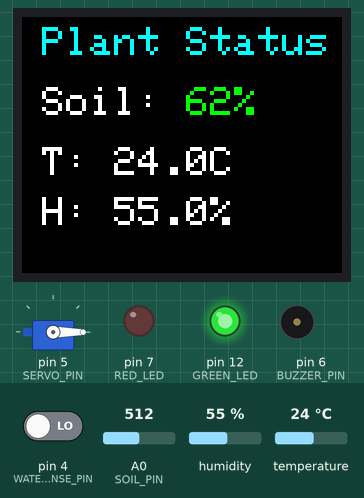
Simulated run of this sketch. Board: Arduino Uno, built with avr-gcc and run on an emulated ATmega328P. Shown: servo, 160×128 colour display, output pins drawn as LEDs (lit = HIGH), buzzer (waves = sounding, pin HIGH). Dashed ring = blinking. The inputs (shaded band) are chosen by the test bench; at power-on: pin 4 (WATER_SENSE_PIN) LOW, A0 (SOIL_PIN) = 512, humidity 55 %, temperature 24 °C.

Above: at 3.8 s.
3.9 s: pin 4 (WATER_SENSE_PIN) driven HIGH
At 4.91 s:
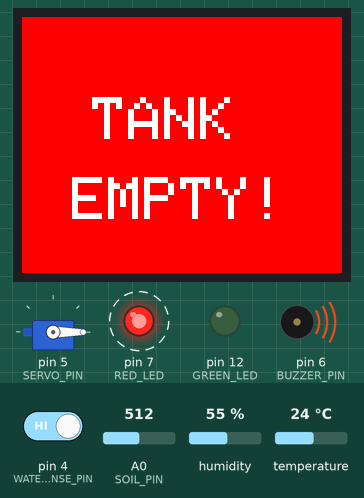
7.0 s: pin 4 (WATER_SENSE_PIN) driven LOW
At 10.8 s:
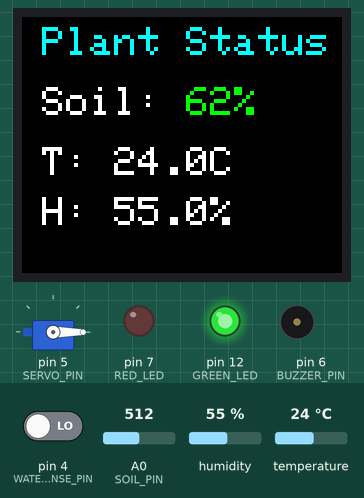
11.3 s: A0 (SOIL_PIN) set to 528
At 13.0 s:
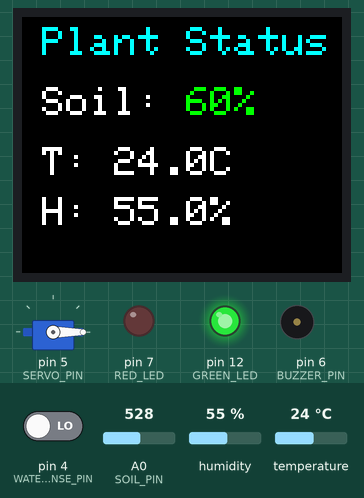
13.3 s: A0 (SOIL_PIN) set to 644
At 15.1 s:
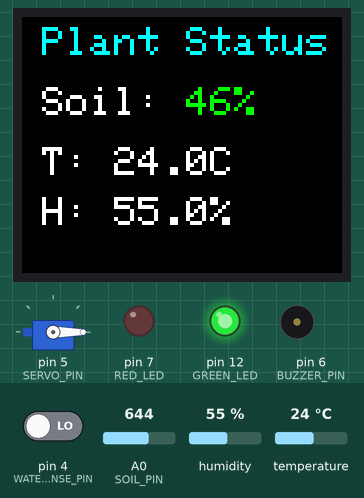
15.4 s: A0 (SOIL_PIN) set to 671
At 16.5 s:
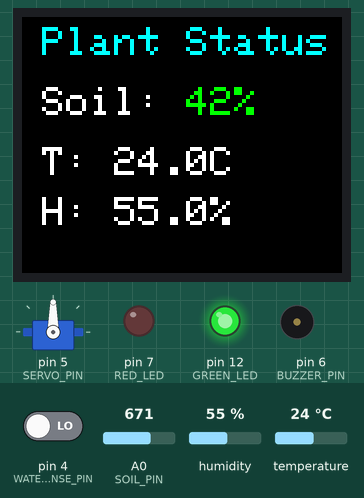
19.6 s: A0 (SOIL_PIN) set to 511
At 22.3 s:
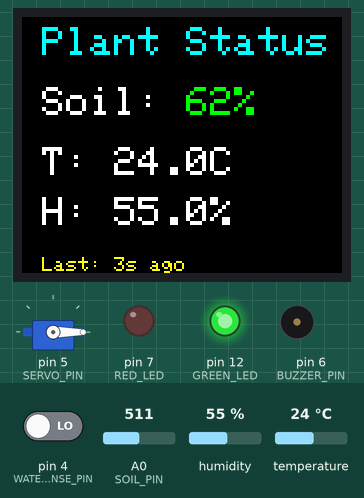
Timing chart, 0 to 23.8 s (numbered marks = the images above; inputs shaded):
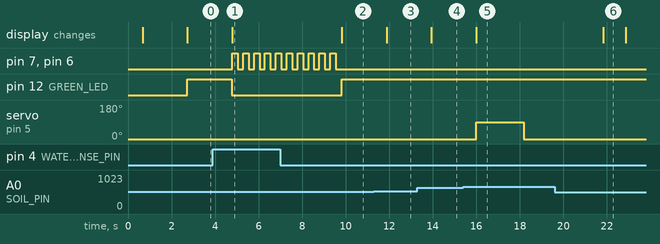

Measured:
- the behaviour switches between 512 and 513 on A0 (SOIL_PIN) (found by bisection; images 2 and 3)
- the behaviour switches between 652 and 653 on A0 (SOIL_PIN) (found by bisection; images 4 and 5)
- after the input at 3.9 s, pin 7 (RED_LED), pin 6 (BUZZER_PIN): alternates HIGH for 0.25 s and LOW for 0.25 s, starting after 0.89 s; pin 12 (GREEN_LED): HIGH → LOW after 0.87 s; the display: changes after 0.89 s (image 1)
- after the input at 7.0 s, pin 7 (RED_LED), pin 6 (BUZZER_PIN): goes on until 9.5 s, then stays LOW; pin 12 (GREEN_LED): LOW → HIGH after 2.8 s; the display: changes after 2.8 s (image 2)
- after the input at 11.3 s, the display: changes after 0.58 s (image 3)
- after the input at 13.3 s, the display: changes after 0.64 s (image 4)
- after the input at 15.4 s, servo on pin 5 (SERVO_PIN): 0° → 90° after 0.59 s, → 0° 2.2 s later; the display: changes after 0.59 s (image 5)
- after the input at 19.6 s, servo on pin 5 (SERVO_PIN): stays 0° (without the input it goes to 90° after 2.2 s); the display: changes after 2.2 s (image 6)

The sketch:

Smart_pot_Blueprint_2026.ino
```cpp
#include <Adafruit_GFX.h>
#include <Adafruit_ST7735.h>
#include <DHT.h>
#include <Servo.h>

// ====================== PINS ======================
#define TFT_CS     10
#define TFT_RST     8
#define TFT_DC      9
#define DHTPIN      2
#define DHTTYPE     DHT11
#define SOIL_PIN    A0
#define WATER_SENSE_PIN 4
#define BUZZER_PIN  6
#define RED_LED     7
#define GREEN_LED   12
#define SERVO_PIN   5

// ====================== OBJECTS ======================
Adafruit_ST7735 tft = Adafruit_ST7735(TFT_CS, TFT_DC, TFT_RST);
DHT dht(DHTPIN, DHTTYPE);
Servo wateringServo;

// ====================== VARIABLES ======================
int soilPercent = 0;
float temperature = 24.0; // Startup default
float humidity = 50.0;    // Startup default
bool tankEmpty = false;

unsigned long lastWaterTime = 0;
int lastSoilBefore = 0;
int lastSoilAfter = 0;
bool hasWateredOnce = false;

void setup() {
  Serial.begin(9600);
  pinMode(BUZZER_PIN, OUTPUT);
  pinMode(RED_LED, OUTPUT);
  pinMode(GREEN_LED, OUTPUT);

  // Set to INPUT (not pullup) to allow the sensor's own board to
  // pull the signal HIGH when it detects a "Dry" or "Low Water" state.
  pinMode(WATER_SENSE_PIN, INPUT);

  wateringServo.attach(SERVO_PIN);
  wateringServo.write(0);
  delay(500);
  wateringServo.detach();

  tft.initR(INITR_BLACKTAB);
  tft.setRotation(1);
  tft.fillScreen(ST7735_BLACK);

  dht.begin();

  tft.setTextSize(2);
  tft.setTextColor(ST7735_CYAN);
  tft.setCursor(25, 50);
  tft.print("SMART POT");
  tft.setTextSize(1);
  tft.setCursor(45, 80);
  tft.print("SYSTEM READY");
  delay(2000);
  tft.fillScreen(ST7735_BLACK);
}

void loop() {
  readSensors();
  checkTankAndAlarm(); // Full screen red alert if low water

  if (!tankEmpty) {
    displayStatus();
    // Smart Logic: Water if soil < 45%
    if (soilPercent < 45) {
      smartWaterPlant();
    } else {
      digitalWrite(GREEN_LED, HIGH);
      digitalWrite(RED_LED, LOW);
      digitalWrite(BUZZER_PIN, LOW);
    }
  }
  delay(1000);
}

void readSensors() {
  // Soil mapping: 1023 (Dry) to 200 (Wet)
  soilPercent = constrain(map(analogRead(SOIL_PIN), 1023, 200, 0, 100), 0, 100);

  // DHT11 Reliability Check
  float t_raw = dht.readTemperature();
  float h_raw = dht.readHumidity();

  // Only update if reading is valid, otherwise keep previous value
  if (!isnan(t_raw) && t_raw > 0) {
    temperature = t_raw;
    humidity = h_raw;
  }
}

void displayStatus() {
  tft.setTextSize(2);
  tft.setTextColor(ST7735_CYAN, ST7735_BLACK);
  tft.setCursor(10, 5);
  tft.print("Plant Status");

  tft.setCursor(10, 35);
  tft.setTextColor(ST7735_WHITE, ST7735_BLACK);
  tft.print("Soil: ");
  tft.setTextColor(soilPercent < 40 ? ST7735_RED : ST7735_GREEN, ST7735_BLACK);
  tft.print(soilPercent);
  tft.print("%  ");

  tft.setTextColor(ST7735_WHITE, ST7735_BLACK);
  tft.setCursor(10, 65);
  tft.print("T: "); tft.print(temperature, 1); tft.print("C  ");
  tft.setCursor(10, 90);
  tft.print("H: "); tft.print(humidity, 1); tft.print("%  ");

  // LAST WATERED LOGIC
  if (hasWateredOnce) {
    tft.setTextSize(1);
    tft.setTextColor(ST7735_YELLOW, ST7735_BLACK);
    tft.setCursor(10, 120);
    unsigned long secondsAgo = (millis() - lastWaterTime) / 1000;
    tft.print("Last: ");
    if (secondsAgo < 60) { tft.print(secondsAgo); tft.print("s ago   "); }
    else { tft.print(secondsAgo / 60); tft.print("m ago   "); }

    tft.setCursor(10, 135);
    tft.print("Change: ");
    tft.print(lastSoilBefore); tft.print("% -> "); tft.print(lastSoilAfter); tft.print("%");
  }
}

void checkTankAndAlarm() {
  // Logic: Digital HIGH on Pin 4 indicates "Water Level Low/Empty"
  tankEmpty = (digitalRead(WATER_SENSE_PIN) == HIGH);

  if (tankEmpty) {
    digitalWrite(GREEN_LED, LOW);

    // FULL SCREEN ALERT
    tft.fillScreen(ST7735_RED);
    tft.setTextColor(ST7735_WHITE);
    tft.setTextSize(3);
    tft.setCursor(35, 40);
    tft.print("TANK");
    tft.setCursor(25, 80);
    tft.print("EMPTY!");

    // 5-SECOND RHYTHMIC ALARM
    unsigned long alarmStart = millis();
    while (millis() - alarmStart < 5000) {
      digitalWrite(RED_LED, HIGH);
      digitalWrite(BUZZER_PIN, HIGH);
      delay(250);
      digitalWrite(RED_LED, LOW);
      digitalWrite(BUZZER_PIN, LOW);
      delay(250);
    }

    // Reset screen after alarm
    tft.fillScreen(ST7735_BLACK);
    tankEmpty = (digitalRead(WATER_SENSE_PIN) == HIGH);
  }
}

void smartWaterPlant() {
  lastSoilBefore = soilPercent;

  // Smart dynamic duration calculation
  int duration = 2000 + ((45 - soilPercent) * 65);
  if (humidity < 35) duration += 1200;
  duration = constrain(duration, 2000, 8500);

  tft.setCursor(10, 150);
  tft.setTextColor(ST7735_BLUE, ST7735_BLACK);
  tft.setTextSize(1);
  tft.print("SMART WATERING...");

  wateringServo.attach(SERVO_PIN);
  wateringServo.write(90);
  delay(duration);
  wateringServo.write(0);
  delay(600);
  wateringServo.detach();

  lastWaterTime = millis();
  hasWateredOnce = true;

  delay(2000);
  readSensors();
  lastSoilAfter = soilPercent;
  tft.fillRect(0, 145, 160, 15, ST7735_BLACK);
}
```
